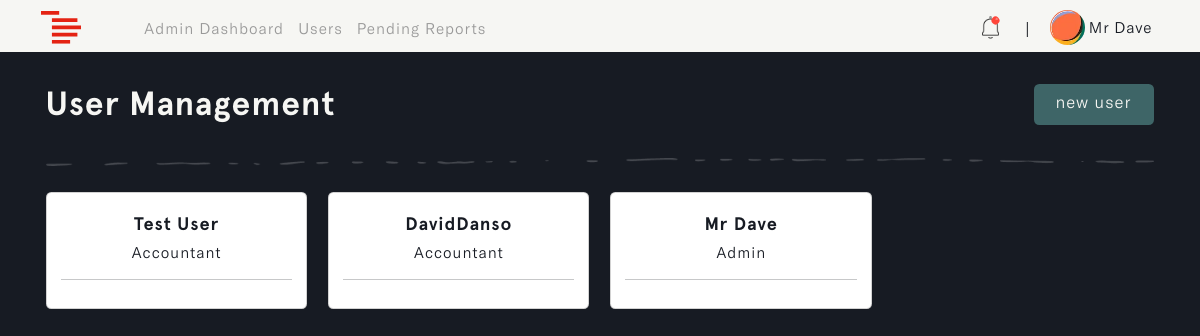
The app's page /admins/manage-users/ (signed in), older data.
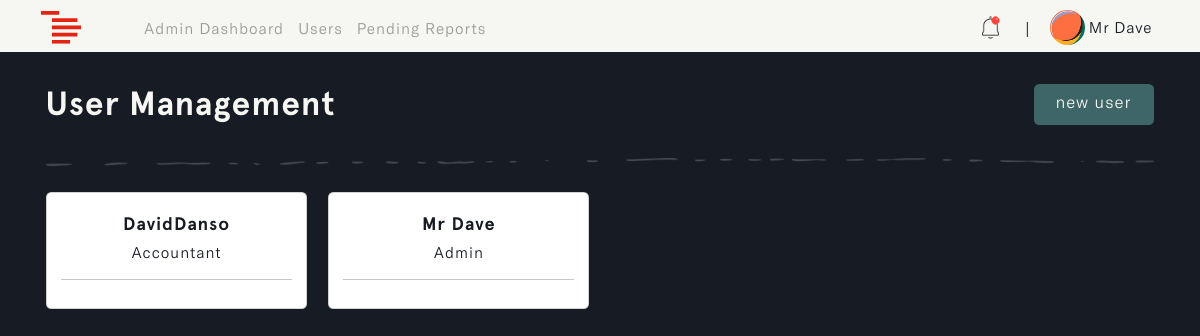
The same page, newer data.
### accounts/models.py (models this page shows, shortened)
class Profile(models.Model):
    user = models.OneToOneField(settings.AUTH_USER_MODEL, on_delete=models.CASCADE, blank=True, null=True)
    name = models.CharField(max_length=255, unique=True)
    username = models.CharField(max_length=255, unique=True, blank=True, null=True)
    email = models.EmailField(max_length=255, unique=True)
    updated_time_stamp = models.DateTimeField(auto_now=True)
    created_time_stamp = models.DateTimeField(auto_now_add=True)
    id = models.UUIDField(default=uuid.uuid4, primary_key=True, unique=True, editable=False)

class User(AbstractUser):
    ROLES = (
        ('admin', 'Admin'),
        ('accountant', 'Accountant'),
    )
    role = models.CharField(max_length=20, choices=ROLES, default='admin')

### u_admin/views.py (the view)
# urls.py: path('manage-users/', views.user_management, name='users'),
@login_required
def user_management(request):
    if request.user.role != 'admin':
        return redirect('login')
    users = Profile.objects.all()
    if request.method == 'POST':
        form = UserCreationForm(request.POST)
        if form.is_valid():
            user = form.save(commit=False)
            user.username = user.username.lower()
            user.save()
            messages.success(request, 'User created successful')
            return redirect('users')
    else:
        form = UserCreationForm()
    context = {'users': users, 'form': form}
    return render(request, 'u_admin/user_management.html', context)

### u_admin/templates/u_admin/user_management.html (shortened to what this page needs)
{% load static %}
{% load humanize %}
<!DOCTYPE html>
<html lang="en" class="js has-scroll-init has-scroll-smooth">
  <head>
    <link rel="stylesheet" href="{% static '/css/bootstrap.min.css' %}" />
    <link rel="stylesheet" href="{% static '/css/user_management.css' %}" />
  </head>
  <body
    id="pageTop"
    class="page-content"
    data-spy="scroll"
    data-target="#mainNav"
  >
    {% include 'nav.html' %}
    <main>
      <div data-scroll class="page page--layout-2" id="main">
        <div id="hero">
          <div class="container-fluid">
            <div class="hero-intro">
              <h1>
                User Management
                <button
                  data-bs-toggle="offcanvas"
                  data-bs-target="#offcanvasRight"
                  aria-controls="offcanvasRight"
                  class="px-4 btn"
                  id="new_user"
                >
                   new user
                </button>
              </h1>
              <img
                src="{% static 'images/line.png'%}"
                class="img-fluid d-flex mx-auto"
                id="page_line"
                alt="page_line"
              />
              <div class="row" id="user_cards">
                {% for user in users reversed %}
                <div class="col-md-3">
                  <div class="card">
                    <div class="card-body">
                      <h5>{{ user.name }}</h5>
                      <h6 id="user_role">
                        <span>{{ user.user.get_role_display }}</span>
                      </h6>
                      <hr id="line" />
                    </div>
                  </div>
                </div>
                {% endfor %}
              </div>
            </div>
          </div>
        </div>
      </div>
    </main>
  </body>
</html>

Row changes from the older to the newer data that the page shows:
removed Profile: name "Test User", user.role "Accountant"
